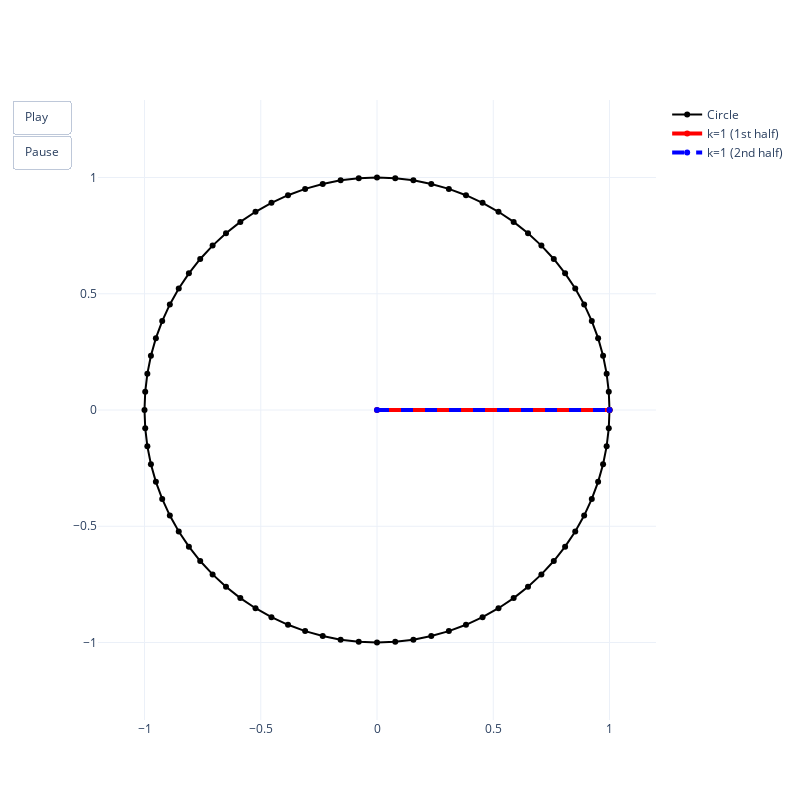

Notebook code cell kept with this figure:
### Code cell
import numpy as np
import plotly.graph_objects as go

# Parameters
N = 80  # Number of iterations
angles = np.linspace(0, 2 * np.pi * (N - 1) / N, N)  # Angles for the rotations
radius = 1

# Trigonometric circle points
circle_x = np.cos(np.linspace(0, 2 * np.pi, N+1))
circle_y = np.sin(np.linspace(0, 2 * np.pi, N+1))

# Create frames for animation
frames = []
for n in range(N//2):
    # k = 2 (even harmonic)
    x_f2_h1 = [0, radius * np.cos(2*angles[n])]
    y_f2_h1 = [0, radius * np.sin(2*angles[n])]
    x_f2_h2 = [0, radius * np.cos(2*angles[n+N//2])]
    y_f2_h2 = [0, radius * np.sin(2*angles[n+N//2])]
    frame = go.Frame(
        data=[
            go.Scatter(x=circle_x, y=circle_y, mode="lines+markers", name="Circle"),
            go.Scatter(x=x_f2_h1, y=y_f2_h1, mode="lines+markers", name="k=1 1st half"),
            go.Scatter(x=x_f2_h2, y=y_f2_h2, mode="lines+markers", name="k=1 2nd half"),
        ],
        layout=go.Layout(
            annotations=[
                dict(
                    x=0.5,
                    y=1,
                    xref="paper",
                    yref="paper",
                    text=f"n={n} out of N-1={N-1}",
                    showarrow=False,
                    font=dict(size=18),
                )
            ]
        ),
    )
    frames.append(frame)

# Create figure
fig = go.Figure(
    data=[
        go.Scatter(x=circle_x, y=circle_y, mode="lines+markers", name="Circle", line=dict(color="black")),
        go.Scatter(x=[0, radius], y=[0, 0], mode="lines+markers",  name="k=1 (1st half)", line=dict(width=4, color="red")),
        go.Scatter(x=[0, radius], y=[0, 0], mode="lines+markers", name="k=1 (2nd half)", line=dict(width=4, dash="dash", color="blue")),
    ],
    layout=go.Layout(
        xaxis=dict(range=[-1.2, 1.2], zeroline=False, scaleanchor="y"),
        yaxis=dict(range=[-1.2, 1.2], zeroline=False),
        updatemenus=[
            dict(
                type="buttons",
                showactive=False,
                buttons=[
                    dict(label="Play", method="animate", args=[None]),
                    dict(label="Pause", method="animate", args=[[None], dict(frame=dict(duration=0, redraw=False), mode="immediate")]),
                ],
            )
        ],
    ),
    frames=frames,
)
fig.update_layout(height=800, width=800, template="plotly_white")
# Show figure
fig.show()
fig.write_html("k=2.html")

### Figure 1 — Plotly figure (JSON) as saved in the notebook; plotly's stock layout.template omitted (floating-point values rounded to 4 significant figures)
{"data": [{"line": {"color": "black"}, "mode": "lines+markers", "name": "Circle", "type": "scatter", "x": [1, 0.9969, 0.9877, 0.9724, 0.9511, 0.9239, 0.891, 0.8526, 0.809, 0.7604, 0.7071, 0.6494, 0.5878, 0.5225, 0.454, 0.3827, 0.309, 0.2334, 0.1564, 0.07846, 6.123e-17, -0.07846, -0.1564, -0.2334, -0.309, -0.3827, -0.454, -0.5225, -0.5878, -0.6494, -0.7071, -0.7604, -0.809, -0.8526, -0.891, -0.9239, -0.9511, -0.9724, -0.9877, -0.9969, -1, -0.9969, -0.9877, -0.9724, -0.9511, -0.9239, -0.891, -0.8526, -0.809, -0.7604, -0.7071, -0.6494, -0.5878, -0.5225, -0.454, -0.3827, -0.309, -0.2334, -0.1564, -0.07846, -1.837e-16, 0.07846, 0.1564, 0.2334, 0.309, 0.3827, 0.454, 0.5225, 0.5878, 0.6494, 0.7071, 0.7604, 0.809, 0.8526, 0.891, 0.9239, 0.9511, 0.9724, 0.9877, 0.9969, 1], "y": [0, 0.07846, 0.1564, 0.2334, 0.309, 0.3827, 0.454, 0.5225, 0.5878, 0.6494, 0.7071, 0.7604, 0.809, 0.8526, 0.891, 0.9239, 0.9511, 0.9724, 0.9877, 0.9969, 1, 0.9969, 0.9877, 0.9724, 0.9511, 0.9239, 0.891, 0.8526, 0.809, 0.7604, 0.7071, 0.6494, 0.5878, 0.5225, 0.454, 0.3827, 0.309, 0.2334, 0.1564, 0.07846, 1.225e-16, -0.07846, -0.1564, -0.2334, -0.309, -0.3827, -0.454, -0.5225, -0.5878, -0.6494, -0.7071, -0.7604, -0.809, -0.8526, -0.891, -0.9239, -0.9511, -0.9724, -0.9877, -0.9969, -1, -0.9969, -0.9877, -0.9724, -0.9511, -0.9239, -0.891, -0.8526, -0.809, -0.7604, -0.7071, -0.6494, -0.5878, -0.5225, -0.454, -0.3827, -0.309, -0.2334, -0.1564, -0.07846, -2.449e-16]}, {"line": {"color": "red", "width": 4}, "mode": "lines+markers", "name": "k=1 (1st half)", "type": "scatter", "x": [0, 1], "y": [0, 0]}, {"line": {"color": "blue", "dash": "dash", "width": 4}, "mode": "lines+markers", "name": "k=1 (2nd half)", "type": "scatter", "x": [0, 1], "y": [0, 0]}], "layout": {"height": 800, "updatemenus": [{"buttons": [{"args": [null], "label": "Play", "method": "animate"}, {"args": [[null], {"frame": {"duration": 0, "redraw": false}, "mode": "immediate"}], "label": "Pause", "method": "animate"}], "showactive": false, "type": "buttons"}], "width": 800, "xaxis": {"range": [-1.2, 1.2], "scaleanchor": "y", "zeroline": false}, "yaxis": {"range": [-1.2, 1.2], "zeroline": false}}}
